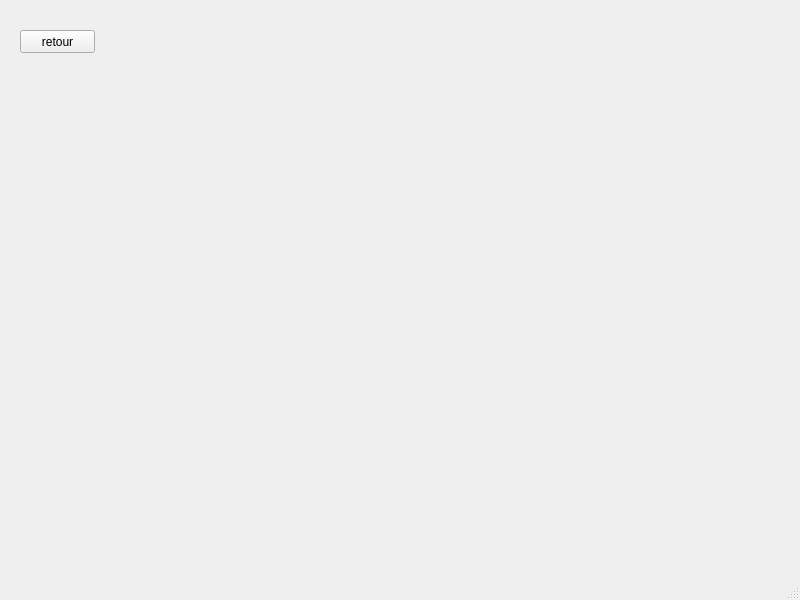
<?xml version="1.0" encoding="UTF-8"?>
<ui version="4.0">
 <class>statistique_c</class>
 <widget class="QMainWindow" name="statistique_c">
  <property name="geometry">
   <rect>
    <x>0</x>
    <y>0</y>
    <width>800</width>
    <height>600</height>
   </rect>
  </property>
  <property name="windowTitle">
   <string>MainWindow</string>
  </property>
  <widget class="QWidget" name="centralwidget">
   <widget class="QCustomPlot" name="widget" native="true">
    <property name="geometry">
     <rect>
      <x>150</x>
      <y>70</y>
      <width>591</width>
      <height>411</height>
     </rect>
    </property>
   </widget>
   <widget class="QPushButton" name="pushButton">
    <property name="geometry">
     <rect>
      <x>20</x>
      <y>30</y>
      <width>75</width>
      <height>23</height>
     </rect>
    </property>
    <property name="text">
     <string>retour</string>
    </property>
   </widget>
  </widget>
  <widget class="QMenuBar" name="menubar">
   <property name="geometry">
    <rect>
     <x>0</x>
     <y>0</y>
     <width>800</width>
     <height>21</height>
    </rect>
   </property>
  </widget>
  <widget class="QStatusBar" name="statusbar"/>
 </widget>
 <customwidgets>
  <customwidget>
   <class>QCustomPlot</class>
   <extends>QWidget</extends>
   <header location="global">qcustomplot.h</header>
   <container>1</container>
  </customwidget>
 </customwidgets>
 <resources/>
 <connections/>
</ui>
